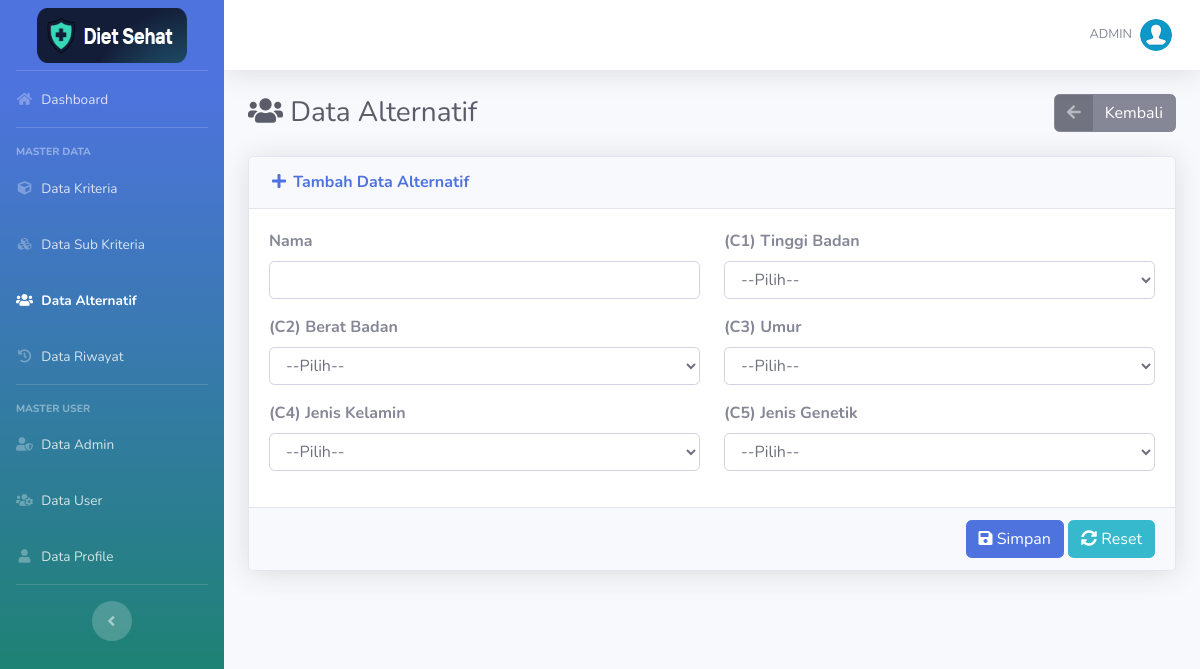
The app's page /tambah-alternatif.php (signed in) with its own data.
### tables this page shows
CREATE TABLE `kriteria` (
  `id_kriteria` int(11) NOT NULL,
  `kode_kriteria` varchar(10) NOT NULL,
  `nama` varchar(50) NOT NULL,
  `type` enum('Benefit','Cost') NOT NULL
);

### tambah-alternatif.php (the view, shortened to what this page needs)
<?php require_once('includes/init.php'); ?>
<?php
$nama = (isset($_POST['nama'])) ? trim($_POST['nama']) : '';
require_once('template/header.php');
?>
<div class="d-sm-flex align-items-center justify-content-between mb-4">
    <h1 class="h3 mb-0 text-gray-800"><i class="fas fa-fw fa-users"></i> Data Alternatif</h1>
	<a href="list-alternatif.php" class="btn btn-secondary btn-icon-split"><span class="icon text-white-50"><i class="fas fa-arrow-left"></i></span>
		<span class="text">Kembali</span>
	</a>
</div>
<form action="tambah-alternatif.php" method="post">
	<div class="card shadow mb-4">
		<div class="card-header py-3">
			<h6 class="m-0 font-weight-bold text-success"><i class="fas fa-fw fa-plus"></i> Tambah Data Alternatif</h6>
		</div>
		<div class="card-body">
			<div class="row">
				<div class="form-group col-md-6">
					<label class="font-weight-bold">Nama</label>
					<input autocomplete="off" type="text" name="nama" required value="<?php echo $nama; ?>" class="form-control"/>
				</div>
				<?php
				$q2 = mysqli_query($koneksi,"SELECT * FROM kriteria ORDER BY kode_kriteria ASC");
				while($d = mysqli_fetch_array($q2)){
				?>
				<div class="form-group col-md-6">
					<label class="font-weight-bold">(<?= $d['kode_kriteria'] ?>) <?= $d['nama'] ?></label>
					<select name="nilai[]" class="form-control" required>
						<option value="">--Pilih--</option>
					</select>
				</div>
				<?php } ?>
			</div>
		</div>
		<div class="card-footer text-right">
            <button name="submit" value="submit" type="submit" class="btn btn-success"><i class="fa fa-save"></i> Simpan</button>
            <button type="reset" class="btn btn-info"><i class="fa fa-sync-alt"></i> Reset</button>
        </div>
	</div>
</form>
<?php
require_once('template/footer.php');
?>

### records on screen
kriteria: kode_kriteria "C1", nama "Tinggi Badan"
kriteria: kode_kriteria "C2", nama "Berat Badan"
kriteria: kode_kriteria "C3", nama "Umur"
kriteria: kode_kriteria "C4", nama "Jenis Kelamin"
kriteria: kode_kriteria "C5", nama "Jenis Genetik"

### other values on screen
$_SESSION['nama'] "ADMIN"
